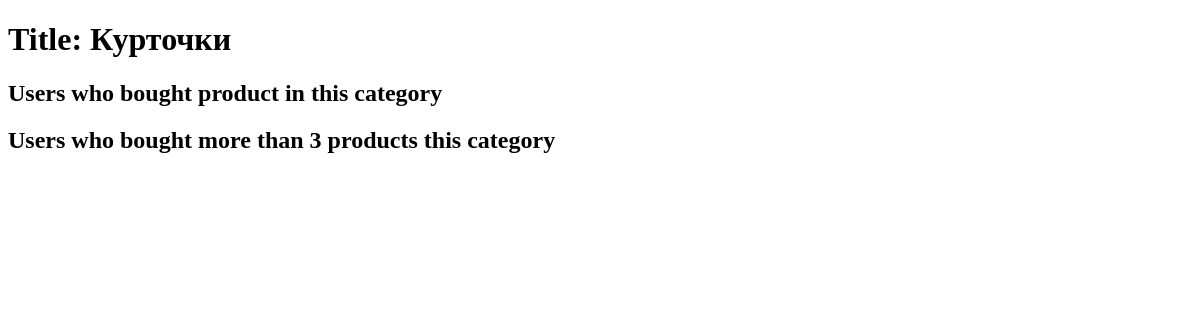
Before: /categories/1/ with the older database file.
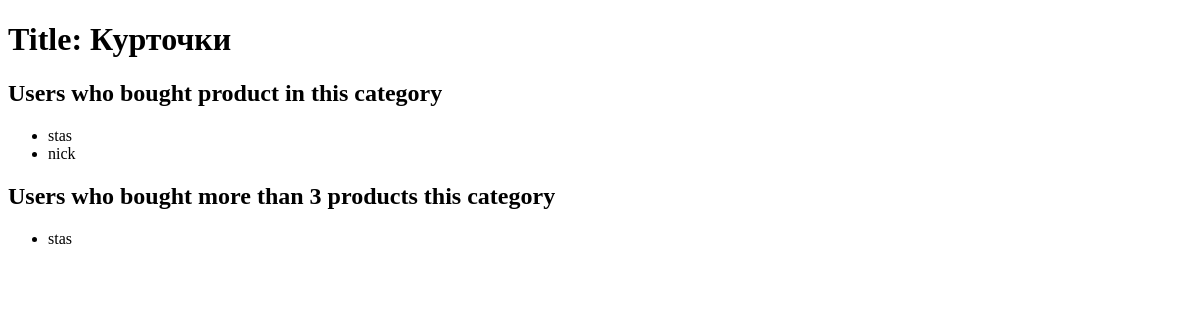
After: the same page with the newer database file.
### shopuser/models.py (models this page shows, shortened)
class Customer(models.Model):
    user = models.OneToOneField(settings.AUTH_USER_MODEL, on_delete=models.CASCADE)
    photo = models.ImageField(upload_to='images/user/photo', blank=True)

### shop/views.py (the view)
# urls.py: path('<int:category_id>/', views.category_info, name='category_info'),
def category_info(request, category_id):
    category = Category.objects.get(id=category_id)
    st_products = StorageProduct.objects.filter(categories=category)
    users_in_category = set()
    all_category_users = []
    for product in st_products:
        for item in product.order_items.all():
            users_in_category.add(item.main_order.user) #3
            all_category_users.append(item.main_order.user)
    counter_orders = Counter(all_category_users)
    more_than_3 = {}
    for key in counter_orders:
        if counter_orders[key] >= 3:
            more_than_3[key] = counter_orders[key] #4
    return render(request, 'categories/detail.html', {
                                                    'category': category,
                                                    'users_in_category': users_in_category,
                                                    'more_than_3': more_than_3})

### templates/categories/detail.html (shortened to what this page needs)
<!DOCTYPE html>
<html lang="en">
<head>
</head>
<body>
    <h1>Title: {{ category.title }}</h1>
    <h2>Users who bought product in this category</h2>
    <ul>
        {% for user in users_in_category %}
        <li>{{ user.user.username}}</li>
        {% endfor %}
    </ul>
    <h2>Users who bought more than 3 products this category</h2>
    <ul>
        {% for user in more_than_3 %}
        <li>{{ user.user.username}}</li>
        {% endfor %}
    </ul>
</body>
</html>

Changed rows visible on the page:
now on this page (row unchanged): Customer: user.username "stas"
added Customer: user.username "nick", shown under "Users who bought product in this category"
